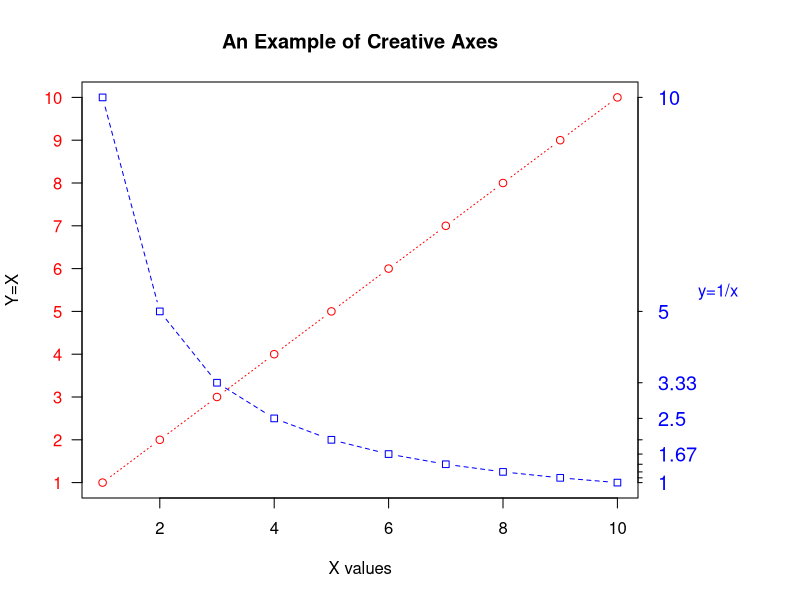

Recreate this plot in R.
# Specifies data
x <- c(1:10)
y <- x
z <- 10/x
opar <- par(no.readonly=TRUE)

# Increases margins
par(mar=c(5, 4, 4, 8) + 0.1)

# Plots x vs. y, suppressing annotations
plot(x, y, type="b",
     pch=21, col="red",
     yaxt="n", lty=3, ann=FALSE)
# Adds an x versus 1/x line
lines(x, z, type="b", pch=22, col="blue", lty=2)

# draw axes
axis(2, at=x, labels=x, col.axis="red", las=2)
axis(4, at=z, labels=round(z, digits=2),
     col.axis="blue", las=2, cex.axis=1.2, tck=-.01)

#Adds titles and text
mtext("y=1/x", side=4, line=3, cex.lab=1, las=2, col="blue")
title("An Example of Creative Axes",
      xlab="X values",
      ylab="Y=X")

par(opar)